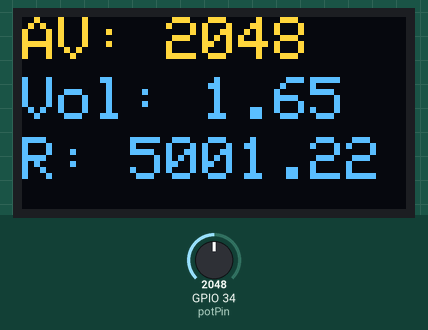
Recording of a sketch running on a simulated ESP32. Shown: 128×64 one-colour display. Inputs (shaded band) come from the test bench; at power-on: GPIO 34 (potPin) = 2048. The OLED is the two-colour kind (top 16 rows yellow).

Above: at 3.2 s.
3.3 s: GPIO 34 (potPin) set to 2866
At 3.9 s:
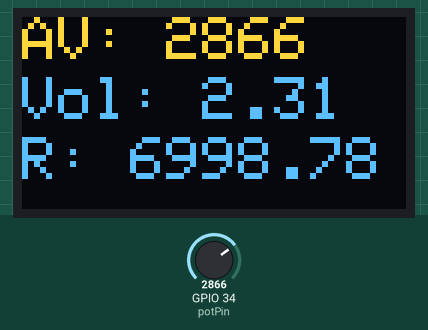
5.1 s: GPIO 34 (potPin) set to 3603
At 5.5 s:
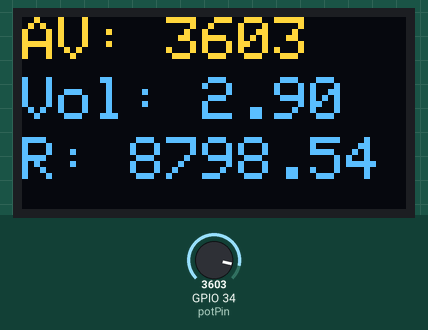
6.7 s: GPIO 34 (potPin) set to 4095
At 7.1 s:
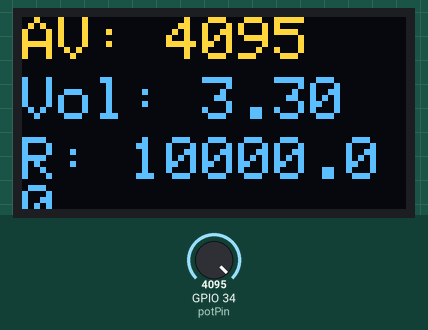
Timing chart, 0 to 9.7 s (numbered marks = the images above; inputs shaded):
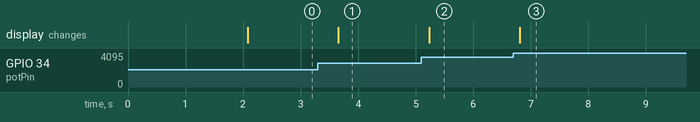

The sketch:

RTD_V_R.ino
```cpp
#include <Wire.h>
#include <Adafruit_GFX.h>
#include <Adafruit_SSD1306.h>

#define SCREEN_WIDTH 128  // OLED display width, in pixels
#define SCREEN_HEIGHT 64   // OLED display height, in pixels

// Create an instance of the OLED display
Adafruit_SSD1306 display(SCREEN_WIDTH, SCREEN_HEIGHT, &Wire, -1);

// Pin definitions
const int potPin = 34;  // GPIO pin for potentiometer (ADC pin)
const float potentiometerMaxResistance = 10000.0;  // Assuming a 10kΩ potentiometer

void setup() {
  // Initialize the serial monitor for debugging
  Serial.begin(115200);

  // Initialize the OLED display with I2C address
  if (!display.begin(SSD1306_SWITCHCAPVCC, 0x3C)) {
    Serial.println(F("SSD1306 allocation failed"));
    for (;;);  // Don't proceed, loop forever
  }

  display.clearDisplay();

  // Display initial message
  display.setTextSize(2.1);
  display.setTextColor(SSD1306_WHITE);
  display.setCursor(0, 0);
  display.println("ESP32 ADC Readings");
  display.display();
  delay(2000); // Pause for 2 seconds
}

void loop() {
  int analogValue = analogRead(potPin);  // Read the analog value from the potentiometer
  float voltage = analogValue * (3.3 / 4095.0);  // Convert analog value to voltage (0-3.3V)

  // Calculate resistance (proportional to analog value)
  float resistance = (analogValue / 4095.0) * potentiometerMaxResistance;

  // Clear the display
  display.clearDisplay();

  // Display the analog value
  display.setCursor(0, 0);
  display.print("AV: ");
  display.println(analogValue);

  // Display the voltage
  display.setCursor(0, 20);
  display.print("Vol: ");
  display.print(voltage);
  //display.println(" V");

  // Display the resistance
  display.setCursor(0, 40);
  display.print("R: ");
  display.print(resistance);
  //display.println(" ");

  // Refresh the display
  display.display();

  delay(500);  // Update every half second
}
```

Measured:
- after the input at 3.3 s, the display: changes after 0.36 s (image 1)
- after the input at 5.1 s, the display: changes after 0.14 s (image 2)
- after the input at 6.7 s, the display: changes after 0.11 s (image 3)
